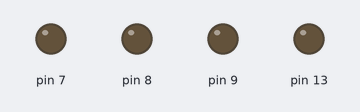
A sketch run on a simulated Arduino Uno, built with avr-gcc and run on an emulated ATmega328P. On the bench: output pins drawn as LEDs (lit = HIGH).

Above: at 0.05 s.
At 0.34 s:
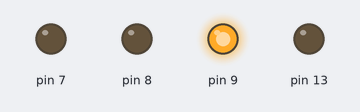
At 0.65 s:
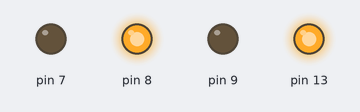
At 1.12 s:
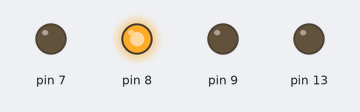
At 1.44 s:
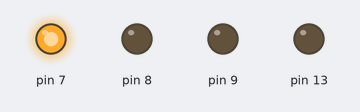
At 2.86 s:
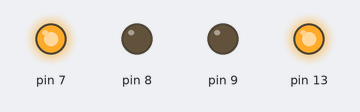
Timing chart, 0 to 3.2 s (numbered marks = the images above):
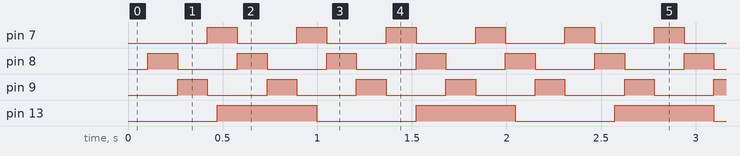

The sketch:

led-show-scheduler.ino
```cpp
#include "Scheduler.h"
#include "BlinkTask.h"
#include "ThreeLedsTask.h"

Scheduler sched;

void setup(){

  sched.init(50);

  Task* t0 = new BlinkTask(13);
  t0->init(500);
  sched.addTask(t0);

  Task* t1 = new ThreeLedsTask(7,8,9);
  t1->init(150);
  sched.addTask(t1);

}

void loop(){
  sched.schedule();
}
```

BlinkTask.cpp
```cpp
#include "BlinkTask.h"

BlinkTask::BlinkTask(int pin){
  this->pin = pin;
}

void BlinkTask::init(int period){
  Task::init(period);
  led = new Led(pin);
  state = OFF;
}

void BlinkTask::tick(){
  switch (state){
    case OFF:
      led->switchOn();
      state = ON;
      break;
    case ON:
      led->switchOff();
      state = OFF;
      break;
  }
}
```

BlinkTask.h
```cpp
#ifndef __BLINKTASK__
#define __BLINKTASK__

#include "Task.h"
#include "Led.h"

class BlinkTask: public Task {

  int pin;
  Light* led;
  enum { ON, OFF} state;

public:

  BlinkTask(int pin);
  void init(int period);
  void tick();
};

#endif
```

Led.cpp
```cpp
#include "Led.h"
#include "Arduino.h"

Led::Led(int pin){
  this->pin = pin;
  pinMode(pin,OUTPUT);
}

void Led::switchOn(){
  digitalWrite(pin,HIGH);
}

void Led::switchOff(){
  digitalWrite(pin,LOW);
};
```

Led.h
```cpp
#ifndef __LED__
#define __LED__

#include "Light.h"

class Led: public Light {
public:
  Led(int pin);
  void switchOn();
  void switchOff();
private:
  int pin;
};

#endif
```

Light.h
```cpp
#ifndef __LIGHT__
#define __LIGHT__

class Light {
public:
  virtual void switchOn() = 0;
  virtual void switchOff() = 0;
};

#endif
```

Scheduler.cpp
```cpp
#include "Scheduler.h"

void Scheduler::init(int basePeriod){
  this->basePeriod = basePeriod;
  timer.setupPeriod(basePeriod);
  nTasks = 0;
}

bool Scheduler::addTask(Task* task){
  if (nTasks < MAX_TASKS-1){
    taskList[nTasks] = task;
    nTasks++;
    return true;
  } else {
    return false;
  }
}

void Scheduler::schedule(){
  timer.waitForNextTick();
  for (int i = 0; i < nTasks; i++){
    if (taskList[i]->updateAndCheckTime(basePeriod)){
      taskList[i]->tick();
    }
  }
}
```

Scheduler.h
```cpp
#ifndef __SCHEDULER__
#define __SCHEDULER__

#include "Timer.h"
#include "Task.h"

#define MAX_TASKS 10

class Scheduler {

  int basePeriod;
  int nTasks;
  Task* taskList[MAX_TASKS];
  Timer timer;

public:
  void init(int basePeriod);
  virtual bool addTask(Task* task);
  virtual void schedule();
};

#endif
```

Task.h
```cpp
#ifndef __TASK__
#define __TASK__

class Task {
  int myPeriod;
  int timeElapsed;

public:
  virtual void init(int period){
    myPeriod = period;
    timeElapsed = 0;
  }

  virtual void tick() = 0;

  bool updateAndCheckTime(int basePeriod){
    timeElapsed += basePeriod;
    if (timeElapsed >= myPeriod){
      timeElapsed = 0;
      return true;
    } else {
      return false;
    }
  }

};

#endif
```

ThreeLedsTask.cpp
```cpp
#include "ThreeLedsTask.h"
#include "Arduino.h"

ThreeLedsTask::ThreeLedsTask(int pin0, int pin1, int pin2){
  this->pin[0] = pin0;
  this->pin[1] = pin1;
  this->pin[2] = pin2;
}

void ThreeLedsTask::init(int period){
  Task::init(period);
  for (int i = 0; i < 3; i++){
    led[i] = new Led(pin[i]);
  }
  state = 0;
}

void ThreeLedsTask::tick(){
  led[state]->switchOff();
  state = (state + 1) % 3;
  led[state]->switchOn();
  delayMicroseconds(10000);
}
```

ThreeLedsTask.h
```cpp
#ifndef __THREELEDSTASK__
#define __THREELEDSTASK__

#include "Task.h"
#include "Led.h"

class ThreeLedsTask: public Task {

  int pin[3];
  Light* led[3];
  int state;

public:

  ThreeLedsTask(int pin0, int pin1, int pin2);
  void init(int period);
  void tick();
};

#endif
```

Timer.cpp
```cpp
#include "Timer.h"
#include "Arduino.h"

volatile bool timerFlag;

ISR(TIMER1_COMPA_vect){
  timerFlag = true;
}

Timer::Timer(){
  timerFlag = false;
}

void Timer::setupFreq(int freq){

  // disabling interrupt
  cli();

  TCCR1A = 0; // set entire TCCR1A register to 0
  TCCR1B = 0; // same for TCCR1B
  TCNT1  = 0; //initialize counter value to 0

  /*
   * set compare match register
   *
   * OCR1A = (16*2^20) / (100*PRESCALER) - 1 (must be < 65536)
   *
   * assuming a prescaler = 1024 => OCR1A = (16*2^10)/freq
   */
  OCR1A = 16*1024/freq;
  // turn on CTC mode
  TCCR1B |= (1 << WGM12);
  // Set CS11 for 8 prescaler
  TCCR1B |= (1 << CS12) | (1 << CS10);
  // enable timer compare interrupt
  TIMSK1 |= (1 << OCIE1A);

  // enabling interrupt
  sei();

}

/* period in ms */
void Timer::setupPeriod(int period){

  // disabling interrupt
  cli();

  TCCR1A = 0; // set entire TCCR1A register to 0
  TCCR1B = 0; // same for TCCR1B
  TCNT1  = 0; //initialize counter value to 0

  /*
   * set compare match register
   *
   * OCR1A = (16*2^20) / (100*PRESCALER) - 1 (must be < 65536)
   *
   * assuming a prescaler = 1024 => OCR1A = (16*2^10)* period/1000 (being in ms)
   */
  OCR1A = 16.384*period;
  // turn on CTC mode
  TCCR1B |= (1 << WGM12);
  // Set CS11 for 8 prescaler
  TCCR1B |= (1 << CS12) | (1 << CS10);
  // enable timer compare interrupt
  TIMSK1 |= (1 << OCIE1A);

  // enabling interrupt
  sei();

}

void Timer::waitForNextTick(){
  /* wait for timer signal */
  while (!timerFlag){}
  timerFlag = false;

}
```

Timer.h
```cpp
#ifndef __TIMER__
#define __TIMER__

class Timer {

public:
  Timer();
  void setupFreq(int freq);
  /* period in ms */
  void setupPeriod(int period);
  void waitForNextTick();

};


#endif
```

Measured:
- by itself, pin 7–9: alternates HIGH for 0.16 s and LOW for 0.31 s
- by itself, pin 13: alternates HIGH for 0.52 s and LOW for 0.52 s
- by itself, everything shown: repeats every 9.4 s, in 72 steps
